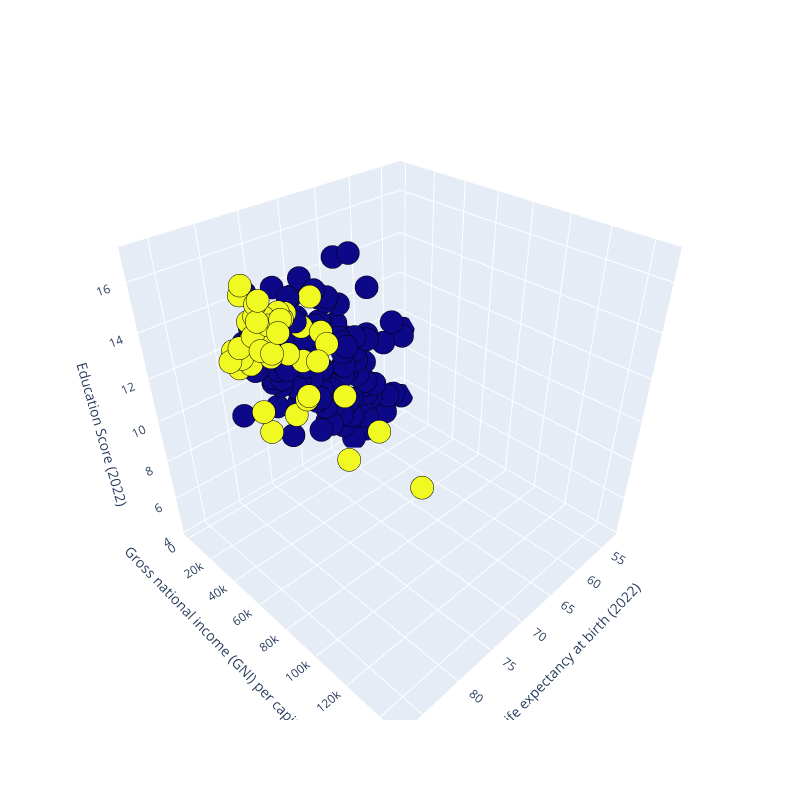
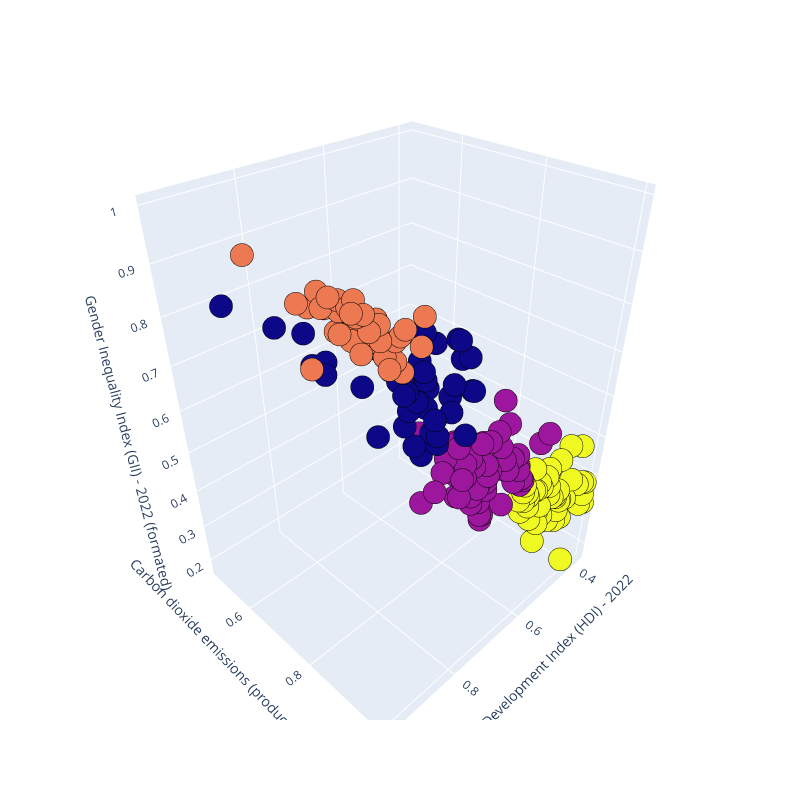

The code cell stored with these charts, in order, in its notebook:
### Code cell
import pandas as pd
import numpy as np
import matplotlib.pyplot as plt
from sklearn.cluster import KMeans
from sklearn.preprocessing import StandardScaler
from sklearn.pipeline import make_pipeline
import plotly.graph_objs as go

# Data -- HDI
path = r"C:\Users\gbour\OneDrive\Bureau\master_thesis\dev_index"
data = pd.read_excel(path + r"\UNDP_HDI.xlsx")

data['Mean years of schooling (2022)'] = data['Mean years of schooling (2022)'].astype(float)

# Education score
data['Education Score (2022)'] = (
    data['Mean years of schooling (2022)'] + data['Expected years of schooling (2022)']
) / 2

print(data.info())
print(data.head())

# Elbow Method
def plot_elbow(data, cols, k_max=10, title="Elbow Method"):
    scaler = StandardScaler()
    pipeline = make_pipeline(scaler)
    data_norm = pipeline.fit_transform(data[cols])

    inertias = []
    for k in range(1, k_max + 1):
        kmeans = KMeans(n_clusters=k, random_state=42)
        kmeans.fit(data_norm)
        inertias.append(kmeans.inertia_)

    plt.figure(figsize=(8, 5))
    plt.plot(range(1, k_max + 1), inertias, marker='o')
    plt.title(title)
    plt.xlabel("Nombre de clusters")
    plt.ylabel("Inertie")
    plt.grid(True)
    plt.show()

cols1 = ['Life expectancy at birth (2022)', 
         'Gross national income (GNI) per capita (2022)', 
         'Education Score (2022)']

plot_elbow(data, cols1, title="Elbow Method – UNDP HDI")

# Clustering & visualisation
def plot_3d_clusters(df, cols, n_clusters=2, filename="interactive_graph.html"):
    model = KMeans(n_clusters=n_clusters, init="k-means++", random_state=0)
    labels = model.fit_predict(df[cols])
    df['Cluster'] = labels

    trace = go.Scatter3d(
        x=df[cols[0]],
        y=df[cols[1]],
        z=df[cols[2]],
        mode='markers',
        marker=dict(color=labels, size=8, line=dict(color='black', width=0.5)),
        text=df['Country']
    )

    layout = go.Layout(
        margin=dict(l=0, r=0),
        scene=dict(
            xaxis=dict(title=cols[0]),
            yaxis=dict(title=cols[1]),
            zaxis=dict(title=cols[2])
        ),
        height=800,
        width=800
    )

    fig = go.Figure(data=[trace], layout=layout)
    fig.show()
    fig.write_html(filename)

    return labels

labels = plot_3d_clusters(data, cols1, n_clusters=2, filename="interactive_graph.html")

# Displaying countries
cluster_names = {0: "Developing Countries", 1: "Developed Countries"} 
data['Cluster'] = labels

for cluster_id, cluster_name in cluster_names.items():
    countries = data.loc[data['Cluster'] == cluster_id, 'Country'].tolist()
    print(f"\n{cluster_name}:")
    print(countries)

# Data -- Experimentation of a development index
data2 = pd.read_excel(path + r"\HDI & IHDI.xlsx")

plot_elbow(data2, cols2, title="Elbow Method – HDI & IHDI")

cols2 = [
    'Human Development Index (HDI) - 2022',
    'Carbon dioxide emissions (production) index -2021',
    'Gender Inequality Index (GII) - 2022 (formated)'
]

labels2 = plot_3d_clusters(data2, cols2, n_clusters=4, filename="interactive_graph_2.html")

data2['Cluster'] = labels2

cluster_names = {
    0: "Developed countries cat2",
    1: "Developing countries cat1",
    2: "Developed countries cat1",
    3: "Developing countries cat2"
}

order = ["Developed countries cat1", 
         "Developed countries cat2", 
         "Developing countries cat1", 
         "Developing countries cat2"]

for name in order:
    # Récupérer l'id correspondant à ce nom
    cluster_id = [k for k, v in cluster_names.items() if v == name][0]
    countries = data2[data2['Cluster'] == cluster_id]['Country'].tolist()
    print(f"\n{name} :")
    print(countries)

### Figure 1 — Plotly figure (JSON) as saved in the notebook; plotly's stock layout.template omitted (floating-point values rounded to 4 significant figures; data arrays with more than 128 entries replaced by an {"elided": "..."} marker saying what was removed)
{"data": [{"marker": {"color": {"elided": "194 int values"}, "line": {"color": "black", "width": 0.5}, "size": 8}, "mode": "markers", "text": {"elided": "194 str values"}, "type": "scatter3d", "x": {"elided": "194 float values"}, "y": {"elided": "194 float values"}, "z": {"elided": "194 float values"}}], "layout": {"height": 800, "margin": {"l": 0, "r": 0}, "scene": {"xaxis": {"title": {"text": "Life expectancy at birth (2022)"}}, "yaxis": {"title": {"text": "Gross national income (GNI) per capita (2022)"}}, "zaxis": {"title": {"text": "Education Score (2022)"}}}, "width": 800}}

### Figure 2 — Plotly figure (JSON) as saved in the notebook; plotly's stock layout.template omitted (floating-point values rounded to 4 significant figures; data arrays with more than 128 entries replaced by an {"elided": "..."} marker saying what was removed)
{"data": [{"marker": {"color": {"elided": "193 int values"}, "line": {"color": "black", "width": 0.5}, "size": 8}, "mode": "markers", "text": {"elided": "193 str values"}, "type": "scatter3d", "x": {"elided": "193 float values"}, "y": {"elided": "193 float values"}, "z": {"elided": "193 float values"}}], "layout": {"height": 800, "margin": {"l": 0, "r": 0}, "scene": {"xaxis": {"title": {"text": "Human Development Index (HDI) - 2022"}}, "yaxis": {"title": {"text": "Carbon dioxide emissions (production) index -2021"}}, "zaxis": {"title": {"text": "Gender Inequality Index (GII) - 2022 (formated)"}}}, "width": 800}}
